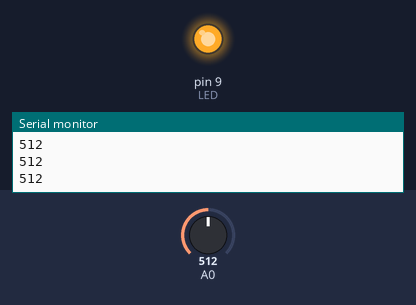
Recording of a sketch running on a simulated Arduino Uno, built with avr-gcc and run on an emulated ATmega328P. On the bench: output pins drawn as LEDs (lit = HIGH), the last lines printed to the serial monitor. The inputs (shaded band) are chosen by the test bench; at power-on: A0 = 512.

Above: at 1.2 s.
1.3 s: A0 set to 306
At 2.3 s:
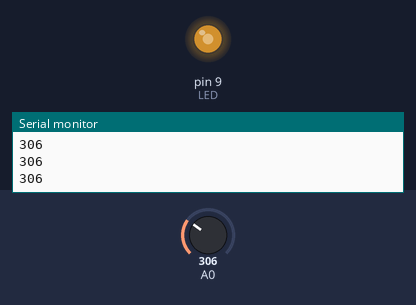
2.8 s: A0 set to 511
At 3.6 s:
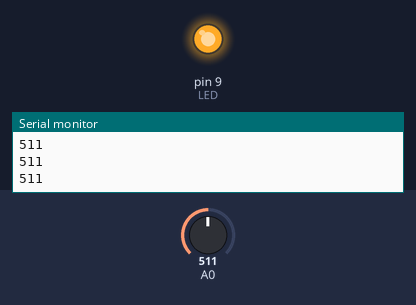
4.3 s: A0 set to 0
At 5.0 s:
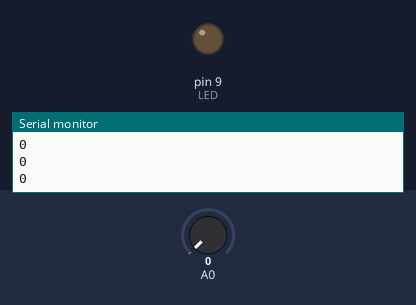
5.8 s: A0 set to 3
At 6.2 s:
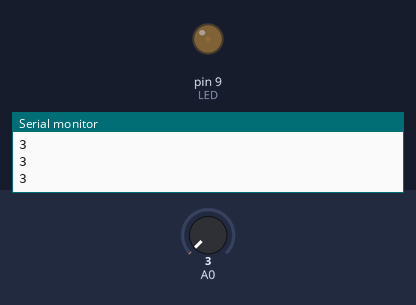
7.3 s: A0 set to 716
At 8.7 s:
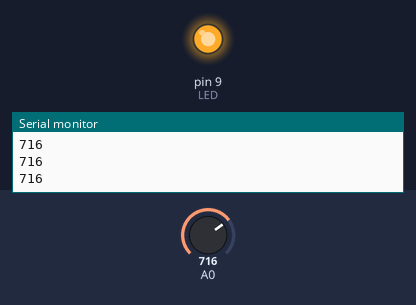
Timing chart, 0 to 9.8 s (numbered marks = the images above; inputs shaded):
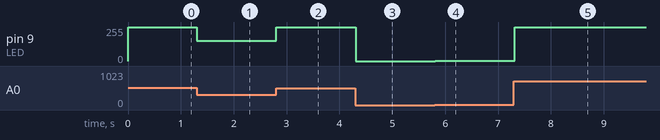

Measured:
- after the input at 1.3 s, pin 9 (LED): 255/255 → 153/255 at once
- after the input at 2.8 s, pin 9 (LED): 153/255 → 255/255 at once
- after the input at 4.3 s, pin 9 (LED): 255/255 → 0/255 at once
- after the input at 5.8 s, pin 9 (LED): 0/255 → 1/255 at once
- after the input at 7.3 s, pin 9 (LED): 1/255 → 255/255 at once

The sketch:

LDR.ino
```cpp
const int LED = 9;
int val = 0;

void setup() {
  pinMode(LED,OUTPUT);
  // put your setup code here, to run once:
  Serial.begin(9600);

}

void loop() {
  val = analogRead(0);
  analogWrite(LED,val/2);
  Serial.println(val);
  delay(100);
  // put your main code here, to run repeatedly:

}
```
